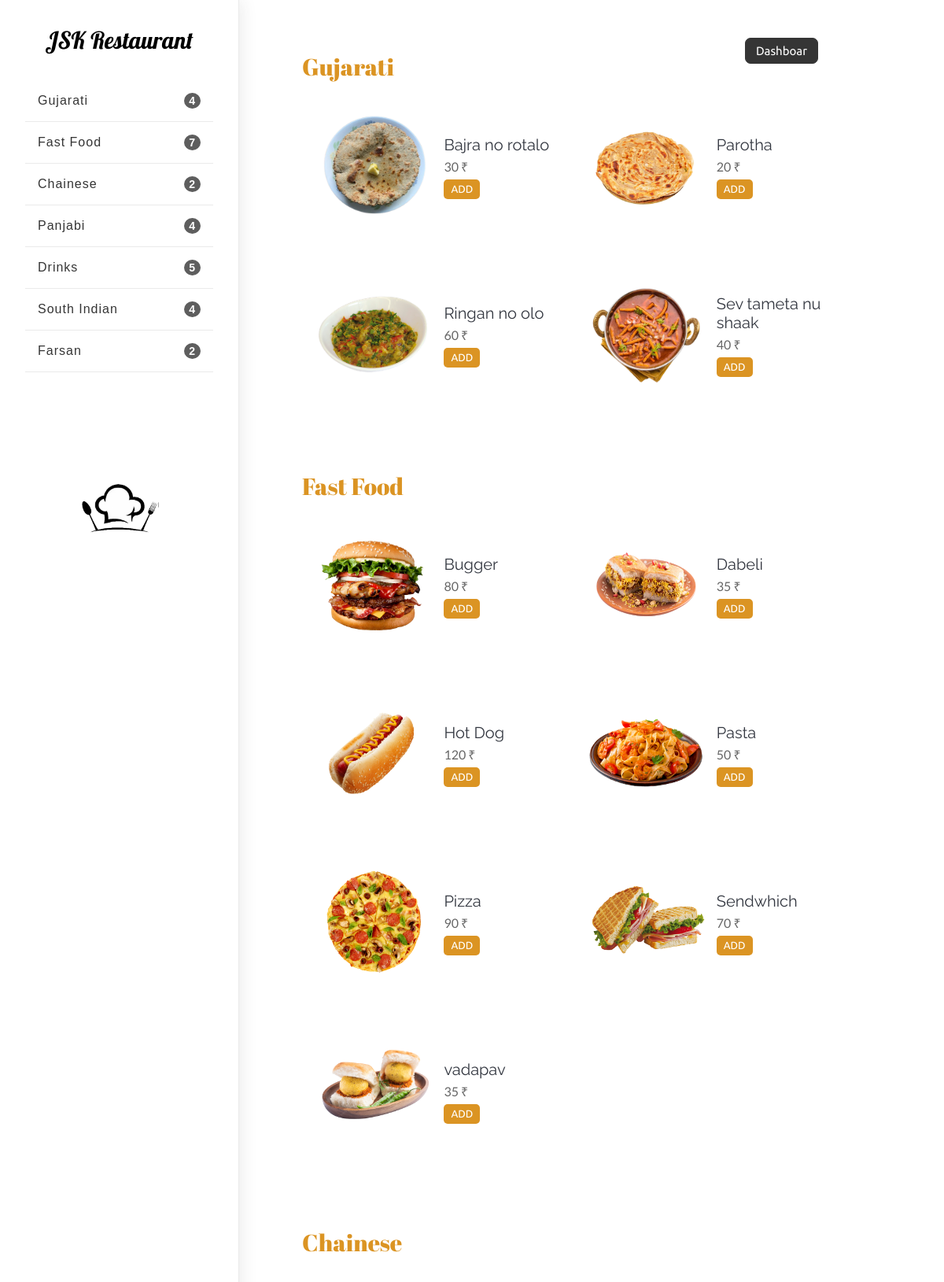
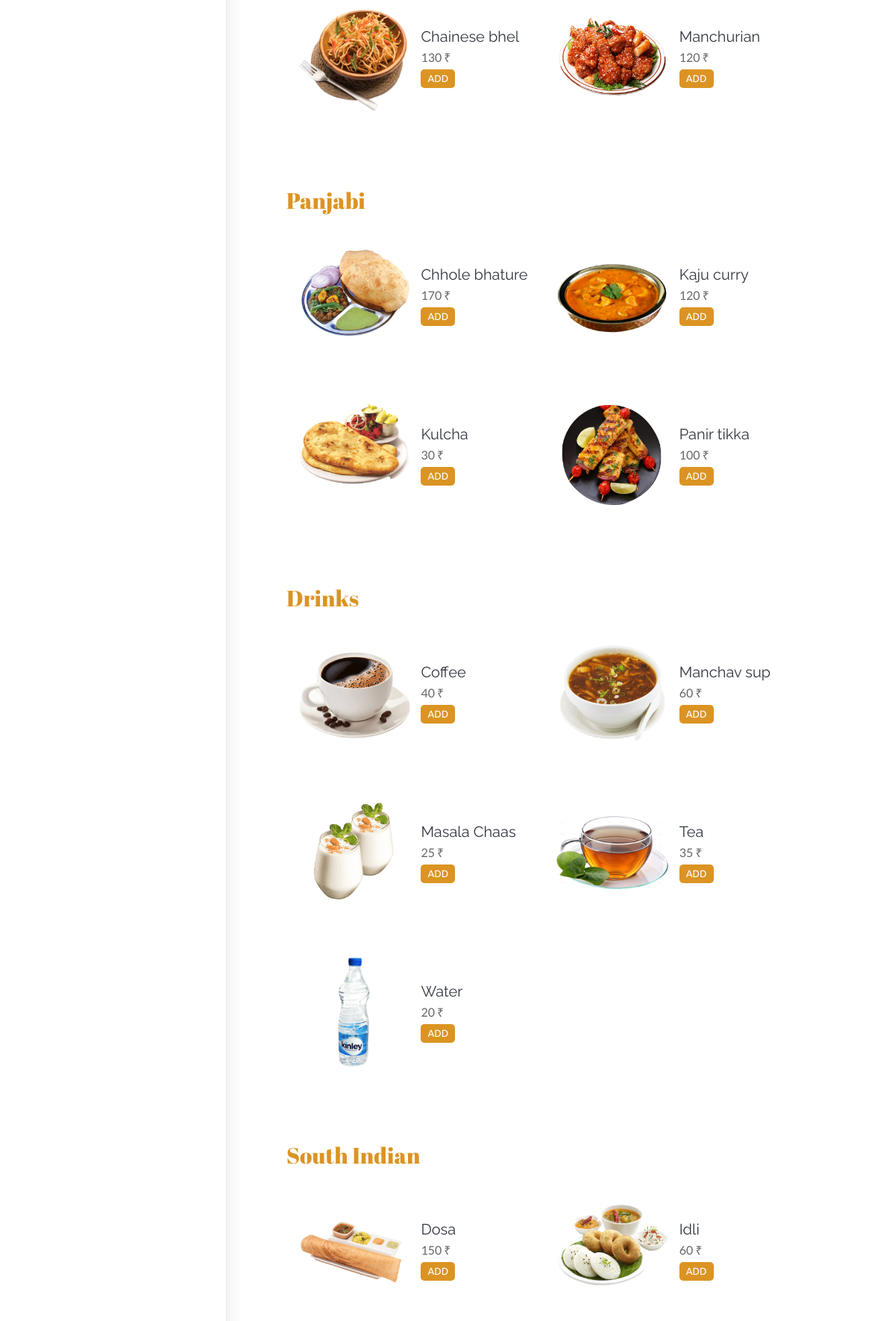
/code/menu.php?tableNo=1 (signed in, upper part), run on the app's committed database (2 pictures, top to bottom).
### tables this page shows
CREATE TABLE `menu` (
  `ITEM_NAME` varchar(255) NOT NULL,
  `IMAGE` varchar(255) NOT NULL,
  `PRICE` int(255) NOT NULL,
  `CATEGORY` varchar(255) NOT NULL,
  `DESCRIPTION` varchar(255) NOT NULL
);

### code/menu.php (the view, shortened to what this page needs)
<!DOCTYPE html>
<html lang="en">
<head>
    <link href='https://unpkg.com/boxicons@2.0.7/css/boxicons.min.css' rel='stylesheet'>
    <link rel="stylesheet" href="../css/main.css">
    <link rel="stylesheet" href="../css/menu.css">
</head>
<body onload="loading()">
    <?php
    $server = 'localhost';
    $username = 'root';
    $password = '';
    $dbname  = 'RMS';
    $conn = new mysqli($server, $username, $password, $dbname);
    ?>
    <div class="menu">
        <section class="list">
            <h3 class="heading">JSK Restaurant</h3>
            <?php
            $sqlCategory = "SELECT DISTINCT CATEGORY FROM MENU";
            $result = $conn->query($sqlCategory);
            while ($categoryData = $result->fetch_array(MYSQLI_ASSOC)) {
                $sqlNum = "SELECT * FROM MENU WHERE CATEGORY='" . $categoryData['CATEGORY'] . "'";
                $resultNum = $conn->query($sqlNum);
                $num = mysqli_num_rows($resultNum);
            ?>
                <a href="#<?php echo $categoryData['CATEGORY']; ?>" class="listlink linklistActive" id="list_<?php echo $categoryData['CATEGORY']; ?>" onclick="activeLink('list_<?php echo $categoryData['CATEGORY']; ?>')">
                    <p><?php echo $categoryData['CATEGORY']; ?></p>
                    <p class="number"><?php echo $num; ?></p>
                </a>
            <?php
            }
            ?>
            <img src="../source/Restaurant_Logo_Short.webp" alt="" class="logo">
        </section>
        <section class="items">
            <?php
            if (isset($_SESSION['tableNo'])) {
            ?>
                <a href="dashboard.php" class="dashboardLink">Dashboar</a>
            <?php
        }
            $sqlCategory = "SELECT DISTINCT CATEGORY FROM MENU";
            $result = $conn->query($sqlCategory);
            $a = 1;
            while ($categoryData = $result->fetch_array(MYSQLI_ASSOC)) {
            ?>
                <p class="categoryHeading" id="<?php echo $categoryData['CATEGORY']; ?>"><?php echo $categoryData['CATEGORY']; ?></p>
                <div class="menuItem">
                    <?php
                    $sqlItem = "SELECT * FROM MENU WHERE CATEGORY='" . $categoryData['CATEGORY'] . "'";
                    $resultItem = $conn->query($sqlItem);
                    while ($itemData = $resultItem->fetch_array(MYSQLI_ASSOC)) {
                    ?>
                        <div class="food">
                            <?php
                            if (!is_dir("../source/menu_image/'" . $itemData['IMAGE'] . "'")) {
                            ?>
                                <img src="<?php echo "../source/menu_image/" . $itemData['IMAGE']; ?>" alt="IMG" class="foodimg">
                            <?php
                            } else {
                            ?>
                                <img src="../source/Restaurant_Logo_Short.webp" alt="" class="foodimg">
                            <?php
                            }
                            ?>
                            <div class="fooddetail">
                                <p class="foodname"><?php echo $itemData['ITEM_NAME']; ?></p>
                                <p class="price"><?php echo $itemData['PRICE']; ?> &#8377;</p>
                                <div class="addOption">
                                    <?php
                                    if (isset($_SESSION['tableNo'])) {
                                    ?>
                                        <button class="addBtn1" id="addBtn<?php echo $a; ?>" onclick="showElement('add-outer<?php echo $a; ?>')">ADD</button>
                                    <?php
                                    }
                                    ?>
                                </div>
                            </div>
                        </div>
                    <?php
                        $a++;
                    }
                    ?>
                </div>
            <?php
            }
            ?>
        </section>
    </div>
</body>
</html>

### css/main.css (style rules this page uses)
* { margin: 0; padding: 0; scroll-behavior: smooth; }
body { background: #000; }
.number { font-size: 20px; font-family: 'Nunito', sans-serif; font-weight: bolder; color: #666666; }

### css/menu.css (style rules this page uses)
* { margin: 0%; padding: 0%; }
body { background: #e2e2e2; }
.menu { display: flex; flex-direction: row; height: 100vh; width: 100%; background: #FFF; }
.list { display: flex; flex-direction: column; height: 100%; width: 19rem; padding: 1rem 2rem; box-sizing: border-box; border-right: 1px solid rgba(53, 53, 53, 0.1); box-shadow: 2px 0px 20px rgba(53, 53, 53, 0.1); }
.heading { font-size: 30px; font-family: 'Lobster', cursive; font-weight: lighter; text-align: center; margin-top: 1rem; margin-bottom: 2rem; }
.logo { margin: 0 auto; width: 100px; margin-top: 8rem; }
.listlink { display: flex; flex-direction: row; align-items: center; justify-content: space-between; color: #353535; text-decoration: none; cursor: pointer; padding: 1rem; font-family: 'Kanit', sans-serif; font-weight: 500; letter-spacing: 1px; border-bottom: 1px solid rgba(53, 53, 53, 0.1); transition: 0.3s; }
.number { color: white; font-size: 14px; border-radius: 50%; background: #5e5e5e; font-family: 'Kanit', sans-serif; padding: 2px 6px; }
.items { display: flex; flex-direction: column; height: 100%; width: calc(100% - 19rem); overflow-y: scroll; padding: 0rem 5rem 10rem 5rem; box-sizing: border-box; }
.categoryHeading { color: #db9423; font-size: 30px; font-family: 'Abril Fatface', display; margin-top: 4rem; }
.menuItem { display: flex; flex-direction: row; flex-wrap: wrap; }
.food { display: flex; flex-direction: row; align-items: center; justify-content: center; margin: 2rem 1rem; gap: 0.9rem; }
.food .foodimg { height: 150px; width: 150px; transition: 0.4s; }
.fooddetail { display: flex; flex-direction: column; gap: 5px; width: 150px; }
.fooddetail .foodname { font-size: 20px; color: #333740; font-family: 'raleway'; transition: 0.2s; }
.fooddetail .price { color: #666666; font-size: 16px; font-family: 'lato'; font-weight: 500; }
.addOption { display: flex; flex-direction: row; align-items: center; }
.addBtn1 { text-decoration: none; color: white; background: #db9423; padding: 5px 9px; border-radius: 5px; font-weight: bold; border: none; transition: 0.4s; cursor: pointer; font-family: 'ubuntu', Times, serif; font-weight: 400; }
.dashboardLink { position: absolute; top: 3rem; right: 10rem; border: 1px solid #353535; text-decoration: none; color: white; background: #353535; padding: 7px 13px; border-radius: 7px; font-weight: bold; cursor: pointer; font-family: 'ubuntu'; font-weight: 400; font-size: 15px; transition: 0.2s; }

### data on the page
menu: IMAGE (picture), ITEM_NAME "Bajra no rotalo", PRICE "30"
menu: IMAGE (picture), ITEM_NAME "Parotha", PRICE "20"
menu: IMAGE (picture), ITEM_NAME "Ringan no olo", PRICE "60"
menu: IMAGE (picture), ITEM_NAME "Sev tameta nu shaak", PRICE "40"
menu: IMAGE (picture), ITEM_NAME "Bugger", PRICE "80"
menu: IMAGE (picture), ITEM_NAME "Dabeli", PRICE "35"
menu: IMAGE (picture), ITEM_NAME "Hot Dog", PRICE "120"
menu: IMAGE (picture), ITEM_NAME "Pasta", PRICE "50"
menu: IMAGE (picture), ITEM_NAME "Pizza", PRICE "90"
menu: IMAGE (picture), ITEM_NAME "Sendwhich", PRICE "70"
menu: IMAGE (picture), ITEM_NAME "vadapav", PRICE "35"
menu: IMAGE (picture), ITEM_NAME "Chainese bhel", PRICE "130"
menu: IMAGE (picture), ITEM_NAME "Manchurian", PRICE "120"
menu: IMAGE (picture), ITEM_NAME "Chhole bhature", PRICE "170"
menu: IMAGE (picture), ITEM_NAME "Kaju curry", PRICE "120"
menu: IMAGE (picture), ITEM_NAME "Kulcha", PRICE "30"
menu: IMAGE (picture), ITEM_NAME "Panir tikka", PRICE "100"
menu: IMAGE (picture), ITEM_NAME "Coffee", PRICE "40"
menu: IMAGE (picture), ITEM_NAME "Manchav sup", PRICE "60"
menu: IMAGE (picture), ITEM_NAME "Masala Chaas", PRICE "25"
menu: IMAGE (picture), ITEM_NAME "Tea", PRICE "35"
menu: IMAGE (picture), ITEM_NAME "Water", PRICE "20"
menu: IMAGE (picture), ITEM_NAME "Dosa", PRICE "150"
menu: IMAGE (picture), ITEM_NAME "Idli", PRICE "60"

### other printed values
$categoryData['CATEGORY'] "Gujarati"
$num "4"
$categoryData['CATEGORY'] "Fast Food"
$num "7"
$categoryData['CATEGORY'] "Chainese"
$num "2"
$categoryData['CATEGORY'] "Panjabi"
$categoryData['CATEGORY'] "Drinks"
$num "5"
$categoryData['CATEGORY'] "South Indian"
$categoryData['CATEGORY'] "Farsan"
